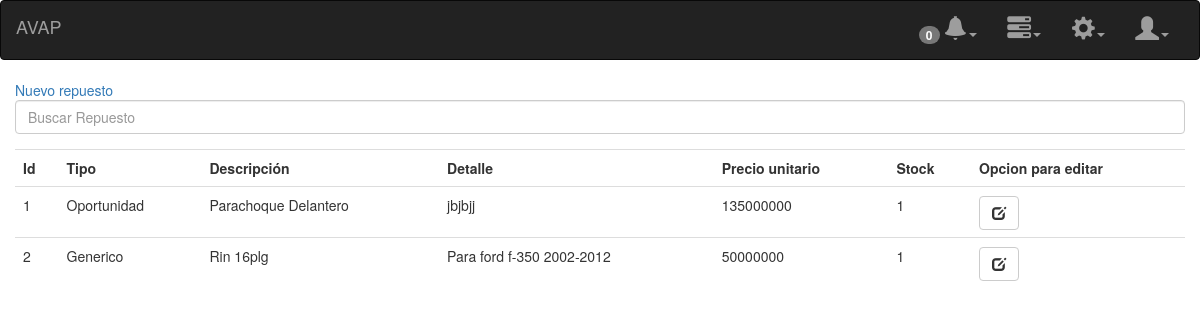
/pages/almacen.php (signed in), run on an earlier commit of the app's database.
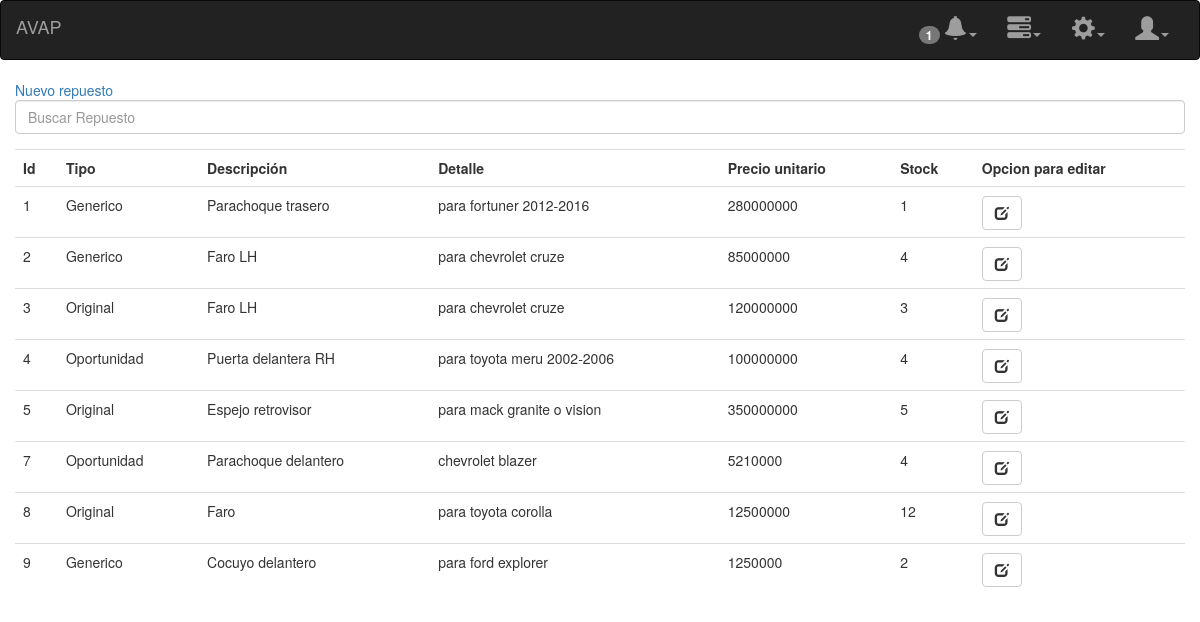
And on a later commit of the database.
### tables this page shows
CREATE TABLE `repuesto` (
  `id_repuesto` int(10) unsigned NOT NULL AUTO_INCREMENT,
  `tipo` int(11) NOT NULL,
  `descripcion` varchar(60) NOT NULL,
  `detalle` varchar(60) NOT NULL,
  `precio_unitario` varchar(11) NOT NULL,
  `stock` varchar(3) NOT NULL,
  `fecha_log` timestamp NOT NULL DEFAULT CURRENT_TIMESTAMP,
  PRIMARY KEY (`id_repuesto`)
);

### controllers/facturas/notificacion.php (called while the page is built, shortened)
<?php
    $contar = 0;

### controllers/notaEntrega/notificacionN.php (called while the page is built, shortened)
<?php
    $notificacion = new NotaEntrega();
    $notificaciones = $notificacion->notificacionN();
    $contarN = 0;
    foreach($notificaciones as $value=>$item){
    	$valor = $item['notificacion'];
    	if($valor >= 3){
    		$contarN = $contarN += 1;
    	}
    }

### models/db.php (called while the page is built)
<?php
class db
{
    public static function conexion(){
        $conexion = new mysqli('localhost', 'root', '', 'avap', '3306');
        $conexion->query("SET NAMES 'utf8'");
        return $conexion;
    }
}

### controllers/almacen/allAlmacenTabla.php (called while the page is built)
<?php
require_once '../models/almacen.php';
	$almacen = new Almacen();
	$repuestos = $almacen->getAlmacen1();

### models/almacen.php (called while the page is built, shortened)
<?php
require_once 'db.php';
class Almacen{
	private $db;
	private $almacen;
	public function __construct(){
		$this->db=db::conexion();
		$this->almacen=array();
	}
    public function getAlmacen1(){
        $sql = $this->db->query("SELECT * FROM repuesto");
        while($filas = $sql->fetch_assoc()){
            $this->almacen[] = $filas;
        }
        return $this->almacen;
    }
}

### pages/almacen.php (the view, shortened to what this page needs)
<?php require_once 'layout/head.php'; ?>
<?php require_once 'layout/nav.php'; ?>
<?php require_once '../controllers/almacen/allAlmacenTabla.php';?>
<?php require_once '../views/almacen/nuevo.phtml';?>
	<div class="col-xs-12 col-sm-12 col-md-12 col-lg-12">
		<a href="#" onclick="nuevoRepuesto();">Nuevo repuesto</a>
		<div>
			<div class="form-group">
				<input type="text" id="searchRepuesto" class="form-control" onkeypress="return numeroyletras(event)" placeholder="Buscar Repuesto">
			</div>
		</div>
		<table class="table table-responsive" id="tablaRepuesto">
			<tr>
				<th>Id</th>
				<th>Tipo</th>
				<th>Descripción</th>
				<th>Detalle</th>
				<th>Precio unitario</th>
				<th>Stock</th>
				<th>Opcion para editar</th>
			</tr>
			<?php for($i=0; $i<count($repuestos); $i++){ $rs = $repuestos[$i]; ?>
			<tr>
				<td><?php echo $rs['id_repuesto']; ?></td>
				<td>
					<?php if($rs['tipo'] == '1'){
						echo 'Original';
					}else if($rs['tipo'] == '2'){
						echo 'Generico';
					}else{
						echo 'Oportunidad';
					} ?>
				</td>
				<td><?php echo $rs['descripcion']; ?></td>
				<td><?php echo $rs['detalle']; ?></td>
				<td><?php echo $rs['precio_unitario']; ?></td>
				<td><?php echo $rs['stock']; ?></td>
				<td>
					<a href="#" onclick="editarRepuesto(this, <?php echo $rs['tipo']; ?>);" title="Editar repuesto" class="btn btn-default glyphicon glyphicon-edit"></a>
				</td>
			</tr>
			<?php } ?>
		</table>
	</div>
<?php require_once 'layout/footer.php'; ?>

### pages/layout/head.php (shortened to what this page needs)
<!doctype html>
<html lang="es">
<head>
	<link rel="stylesheet" type="text/css" href="../public/css/bootstrap.min.css">
    <link rel="stylesheet" type="text/css" href="../public/css/highcharts.min.css">
    <link rel="stylesheet" type="text/css" href="../public/css/grid-light.min.css">
    <link rel="stylesheet" type="text/css" href="../public/css/sweetalert.min.css">
	<link rel="stylesheet" type="text/css" href="../public/css/style.css">
</head>
<body ng-app="avap">

### pages/layout/nav.php (shortened to what this page needs)
<?php
if(isset($_SESSION['cuenta'])){
	require_once '../controllers/facturas/notificacion.php';
	require_once '../controllers/notaEntrega/notificacionN.php';
}
?>
<nav class="navbar navbar-inverse">
	<div class="container-fluid">
		<div class="navbar-header">
			<a class="navbar-brand" href="./">AVAP</a>
		</div>
		<div class="collapse navbar-collapse" id="bs-example-navbar-collapse-1">
			<ul class="nav navbar-nav navbar-right" id="navegacion">
				<li class="dropdown"><a href="" class="dropdown-toggle" data-toggle="dropdown" role="button" aria-haspopup="true" aria-expanded="false"><i class="glyphicon glyphicon-user"></i><span class="caret"></span></a>
          </li>
			</ul>
			<?php if(isset($_SESSION['cuenta'] )) { ?>
			<ul class="nav navbar-nav navbar-right" id="navegacion">
        	<?php if(isset($_SESSION['rol'] ) == "4" && $_SESSION['rol'] == "4") { ?>
	          <li class="dropdown"><a href="" class="dropdown-toggle" data-toggle="dropdown" role="button" aria-haspopup="true"	aria-expanded="false"><i class="glyphicon glyphicon-cog"></i><span class="caret"></span></a>
						<ul class="dropdown-menu">
				            <?php } else if(!isset($_SESSION['rol'] ) == "4" && $_SESSION['rol'] != "4"){?>
				            <li><a href="../site/users"><i class="glyphicon glyphicon-wrench"></i></a></li>
				            <?php } ?>
	          </ul></li>
			</ul><?php } ?>
			<?php if(isset($_SESSION['cuenta'] ) && $_SESSION['rol'] == '4') { ?>
			<ul class="nav navbar-nav navbar-right" id="navegacion">
				<li class="dropdown"><a href="" class="dropdown-toggle"	data-toggle="dropdown" role="button" aria-haspopup="true" aria-expanded="false"><i class="glyphicon glyphicon-tasks"></i><span class="caret"></span></a>
				</li>
			</ul><?php } ?>
			<?php if(isset($_SESSION['cuenta'] )) { ?>
			<ul class="nav navbar-nav navbar-right" id="navegacion">
	        	<li class="dropdown">
	        		<a href="" class="dropdown-toggle" data-toggle="dropdown" role="button" aria-haspopup="true" aria-expanded="false">
	        			<span class="badge"><?php echo $contar+$contarN ; ?></span>
	        			<i class="glyphicon glyphicon-bell"></i><span class="caret"></span></a>
				</li>
			</ul><?php } ?>
		</div>
	</div>
</nav>

### pages/layout/footer.php (shortened to what this page needs)
</body>
</html>

### public/css/style.css (style rules this page uses)
.glyphicon-user, .glyphicon-cog, .glyphicon-tasks, .glyphicon-bell { font-size: 1.7em; }

What changed in the data, as far as the page shows it:
changed repuesto id 1: descripcion "Parachoque Delantero" → "Parachoque trasero"; detalle "jbjbjj" → "para fortuner 2012-2016"; precio_unitario "135000000" → "280000000"; tipo "Oportunidad" → "Generico"
changed repuesto id 2: descripcion "Rin 16plg" → "Faro LH"; detalle "Para ford f-350 2002-2012" → "para chevrolet cruze"; precio_unitario "50000000" → "85000000"; stock "1" → "4"
added repuesto: id_repuesto "3", tipo "Original", descripcion "Faro LH", detalle "para chevrolet cruze", precio_unitario "120000000", stock "3"
added repuesto: id_repuesto "4", tipo "Oportunidad", descripcion "Puerta delantera RH", detalle "para toyota meru 2002-2006", precio_unitario "100000000", stock "4"
added repuesto: id_repuesto "5", tipo "Original", descripcion "Espejo retrovisor", detalle "para mack granite o vision", precio_unitario "350000000", stock "5"
added repuesto: id_repuesto "7", tipo "Oportunidad", descripcion "Parachoque delantero", detalle "chevrolet blazer", precio_unitario "5210000", stock "4"
added repuesto: id_repuesto "8", tipo "Original", descripcion "Faro", detalle "para toyota corolla", precio_unitario "12500000", stock "12"
added repuesto: id_repuesto "9", tipo "Generico", descripcion "Cocuyo delantero", detalle "para ford explorer", precio_unitario "1250000", stock "2"
Also different on the page:
$contar+$contarN: "0" → "1"
